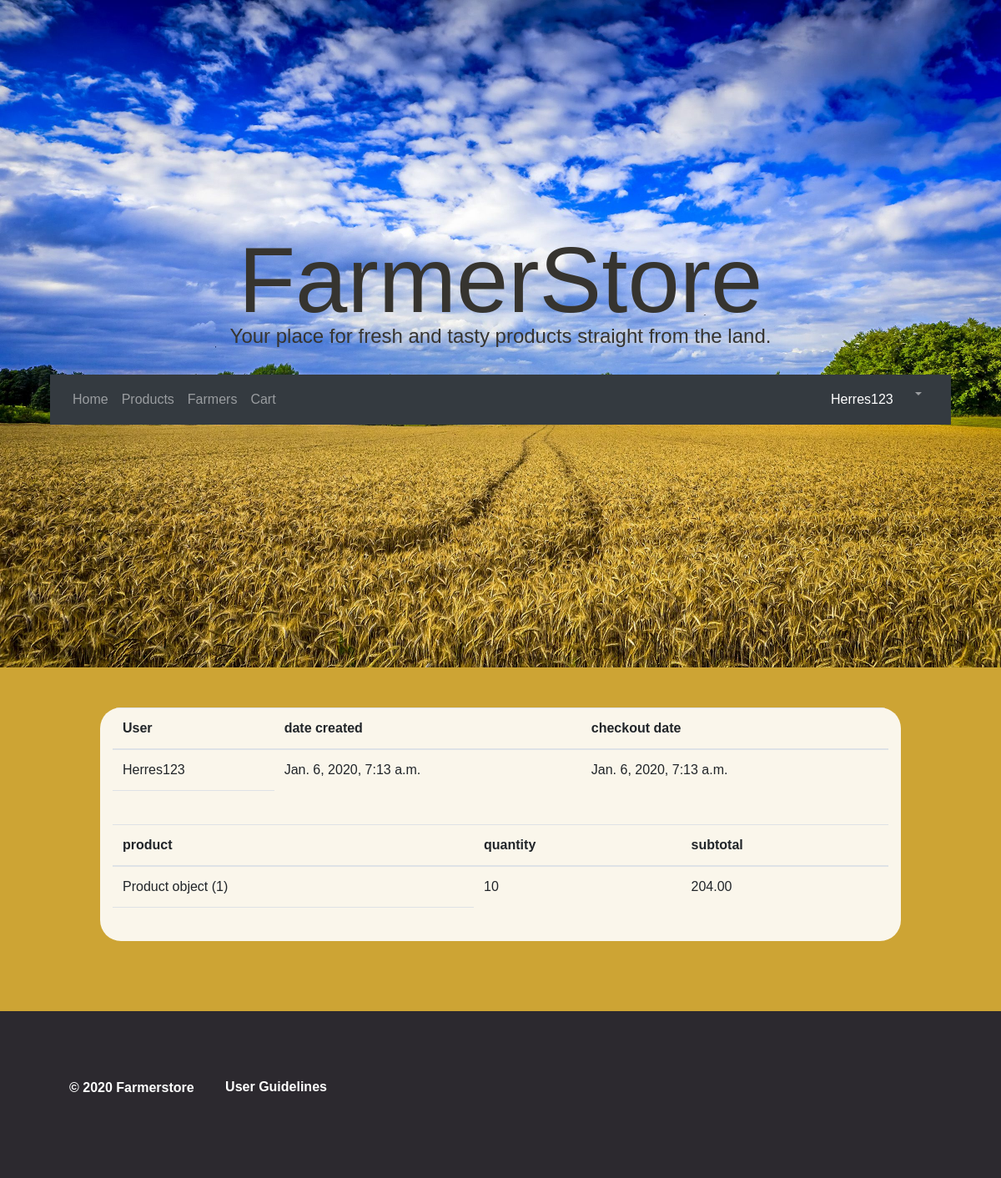
Screenshot of /orderInfo/1/ (signed in) with the database file from the repository.
### product_cart/models.py (models this page shows, shortened)
class Order(models.Model):
    user = models.ForeignKey(User, on_delete=models.CASCADE)
    ordered = models.BooleanField(default=False)
    items = models.ManyToManyField(OrderItem)
    creationDate = models.DateTimeField(auto_now_add=True)
    orderedDate = models.DateTimeField()

class OrderItem(models.Model):
    user = models.ForeignKey(User, on_delete=models.CASCADE)
    ordered = models.BooleanField(default=False)
    item = models.ForeignKey(Product, on_delete=models.CASCADE)
    quantity = models.IntegerField(default=0)
    def getSubTotal(self):
        return self.quantity * self.item.product_price

### user_profile/models.py (models this page shows, shortened)
class Product(models.Model):
    product_name = models.CharField(max_length=200,choices=CHOICES,blank=False, default='artichoke')
    product_description = models.CharField(max_length=300)
    product_price = models.DecimalField(max_digits=6, decimal_places=2)
    product_user = models.ForeignKey(User, on_delete=models.CASCADE)
    stock = models.PositiveIntegerField(validators=[MinValueValidator(1)],default=1)
    product_picture = models.ImageField(blank=True, upload_to='images/')

### product_cart/views.py (the view)
# urls.py: path('orderInfo/<id>/', views.orderInfo, name="orderInfo"),
def orderInfo(request, id):
    OI = Order.objects.filter(user=request.user, ordered=True, id=id)
    OIC = Order.objects.get(user=request.user, ordered=True, id=id)
    context = {
        "OI": OI,
        "OIC": OIC,
    }
    template = "orderhistory/orderInfo.html"
    return render(request, template, context)

### home_page/context_processors.py (called while the page is built)
def context_variable(request):
    return {"farmer": Farmer.objects.filter()}

### product_cart/templates/orderhistory/orderInfo.html
{% extends 'home_page/base.html' %}
{% load static %}
    {% block content %}
    <div class="cart_box">
        <div class='col-sm-12 col-sm-offset-2'>
            <table class='table'>
            <thead>
                <th>User</th>
                <th>date created</th>
                <th>checkout date</th>
            </thead>
            <tfoot>
                <tr>
                    <td></td>
                </tr>
            </tfoot>
            {% for Ditem in OI.all %}
            <tr>
                <td>{{ Ditem.user }}</td>
                <td>{{ Ditem.creationDate }}</td>
                <td>{{ Ditem.orderedDate }}</td>
            </tr>
            {% endfor %}
            </table>
        </div>
        <div class='col-sm-12 col-sm-offset-2'>
            <table class='table'>
                <thead>
                    <th>product</th>
                    <th>quantity</th>
                    <th>subtotal</th>
                </thead>
                <tfoot>
                    <tr>
                        <td></td>
                    </tr>
                </tfoot>
                {% for Citem in OIC.items.all %}
                <tr>
                    <td>{{ Citem.item }}</td>
                    <td>{{ Citem.quantity}}</td>
                    <td>{{ Citem.getSubTotal }}</td>
                </tr>
                {% endfor %}
            </table>
        </div>
    </div>
    {% endblock %}

### home_page/templates/home_page/base.html (shortened to what this page needs)
{% load static%}
<!DOCTYPE html>
<html>
<head>
  <link rel="stylesheet" href="https://maxcdn.bootstrapcdn.com/bootstrap/4.3.1/css/bootstrap.min.css">
  <link rel="stylesheet" href="https://use.fontawesome.com/releases/v5.11.2/css/all.css">
   <link rel="stylesheet" href="https://cdnjs.cloudflare.com/ajax/libs/font-awesome/4.7.0/css/font-awesome.min.css">
  <link rel="stylesheet" type="text/css" href="{% static 'home_page/home.css' %}">
</head>
</head>
<body>
	<div id="home">
		<div class="landing-text">
			<h1>FarmerStore</h1>
			<h4>Your place for fresh and tasty products straight from the land.</h4>
			<br>
			<nav class="navbar navbar-expand-lg navbar-dark bg-dark">
            <div class="container">
                <div class="collapse navbar-collapse" id="navbarTogglerDemo01">
                    <ul class="navbar-nav mr-auto mt-2 mt-lg-0">
                        <li class="{% if navigation == 'home'%} nav-item active {% else %} nav-item {% endif %}">
                            <a class="nav-link" href="{% url 'home_index'  %}">Home <span class="sr-only">(current)</span></a>
                        </li>
                        <li class="{% if navigation == 'products' %} nav-item active {% else %} nav-item {% endif %}">
                            <a class="nav-link" href="{% url 'user-profile' %}">Products</a>
                        </li>
                        <li class="{% if navigation == 'farmer' %} nav-item active {% else %} nav-item {% endif %}">
                            <a class="nav-link" href="{% url 'farmer-index' %}">Farmers</a>
                        </li>
                        <li class="{% if navigation == 'cartView' %} nav-item active {% else %} nav-item {% endif %}">
                            <a class="nav-link" href="{% url 'cartView' %}">Cart</a>
                        </li>
                    </ul>
                    {% if user.is_authenticated %}
                    <ul class="navbar-nav ">
                        <p style="margin:2px; color:white;">{{user.username}}</p>
                        <li id="profile_nav"class="nav-item dropdown">
                            <a href="#" class="nav-link dropdown-toggle" id="navDropDownLink" data-toggle="dropdown" aria-haspopup="false" aria-expanded="false">
                            </a>
                        </li>
                    </ul>
                    {% else %}
                        &nbsp;&nbsp;
                        <a class="nav-link" style="text-decoration: none;background-color: transparent;color:rgba(255,255,255,.5);" href="{% url 'login_url' %}">Login | Register</a>
                    {% endif %}
                </div>
            </div>
            </nav>
		</div>
	</div>
    <div class="content">
    {% block content %}{% endblock %}
    </div>
    <footer class="footer-distributed">
        <div class="footer-center">
            <p class="footer-company-name">© 2020 Farmerstore</p>
            <a href="{% url 'guidelines'  %}" style="text-align:right;text-decoration:none; color: white;">User Guidelines</a>
        </div>
    </footer>
</body>
</html>

### home_page/static/home_page/home.css (style rules this page uses)
html, body { height: 100%; width: 100%; font-family: sans-serif; color: #36342f; }
#home { background: url("./background.jpg") no-repeat 50% 50%; display: table; height: 100%; width: 100%; background-size: cover; }
.navbar { background: #6ab446; padding: 1%; margin-left: 5%; margin-right: 5%; }
.nav-link, .navbar-brand { color: #fff; cursor: pointer; }
.nav-link { margin-right: 1em !important; padding: 0px !important; }
.navbar-collapse { justify-content: flex-end; }
#profile_nav { margin-left: 1em !important; }
.landing-text { display: table-cell; vertical-align: middle; text-align: center; }
h1 { font-family: "Alegreya Sans", sans-serif; font-size: 700%; line-height: 0.8; }
p { padding: 3%; }
.content { background-color: #cda434; padding-top: 2%; padding-bottom: 2%; }
td { white-space: pre-wrap; white-space: -moz-pre-wrap; white-space: -pre-wrap; white-space: -o-pre-wrap; word-wrap: break-word; }
.cart_box { display: block; margin-left: 10%; margin-top: 2%; margin-bottom: 5%; width:80%; height:60%; background-color: rgba(255,255,255,0.9); color: black; z-index: 100; overflow-y: auto; border-radius: 25px; }
.footer-distributed { background-color: #2c292f; box-sizing: border-box; width: 100%; height: 25vh; text-align: left; font: bold 16px sans-serif; padding: 50px 50px 60px 50px; }
.footer-distributed .footer-left, .footer-distributed .footer-center, .footer-distributed .footer-right { display: inline-block; vertical-align: top; }
.footer-distributed .footer-center { width: 100%; }
.footer-distributed .footer-center p { display: inline-block; color: #ffffff; vertical-align: middle; margin:0; }

### rows the page displays
Order: user "Herres123", creationDate "Jan. 6, 2020, 7:13 a.m.", orderedDate "Jan. 6, 2020, 7:13 a.m."
OrderItem: item "Product object (1)", quantity "10", getSubTotal "204.00"

### other values shown
{{ user.username }} "Herres123"
